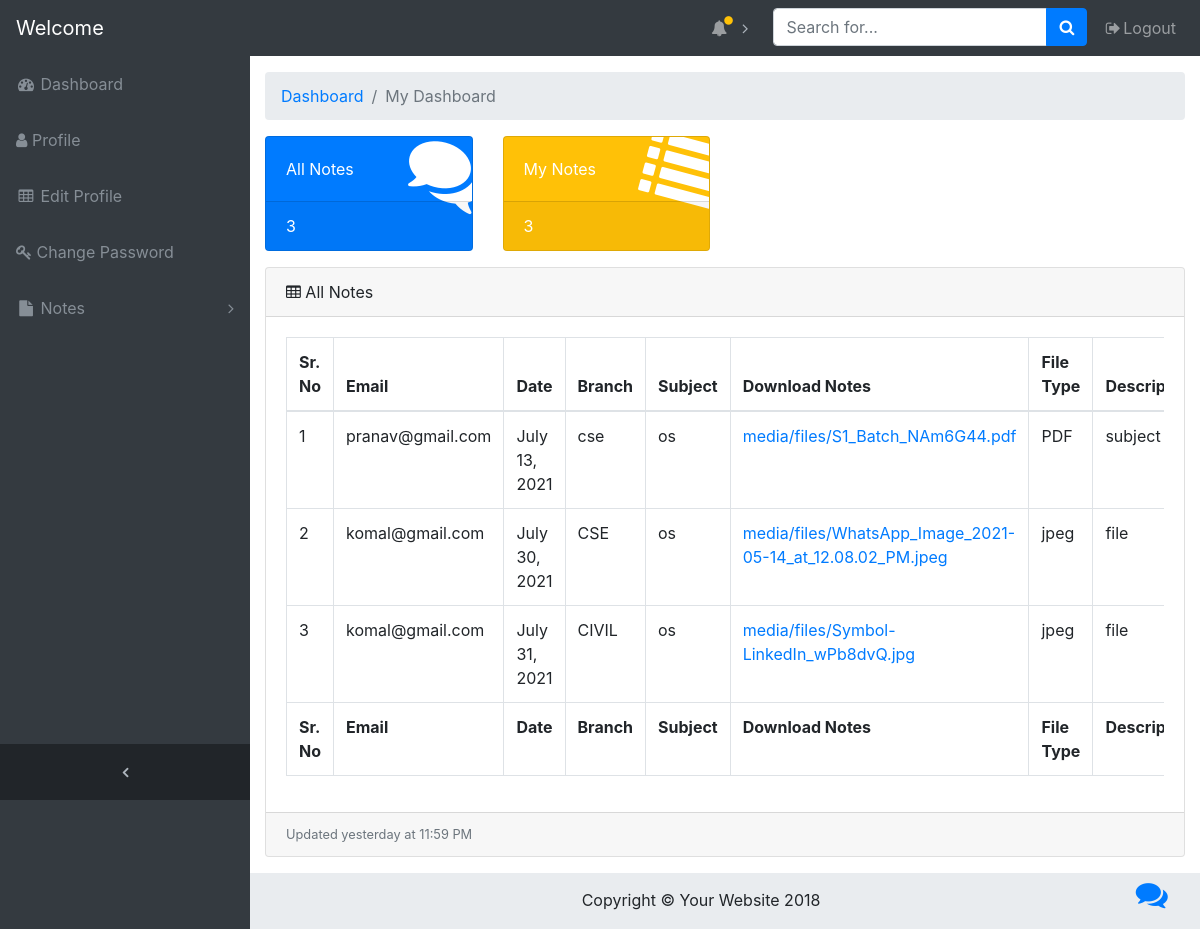
The page /notes/studashboard/12 on the database as committed earlier.
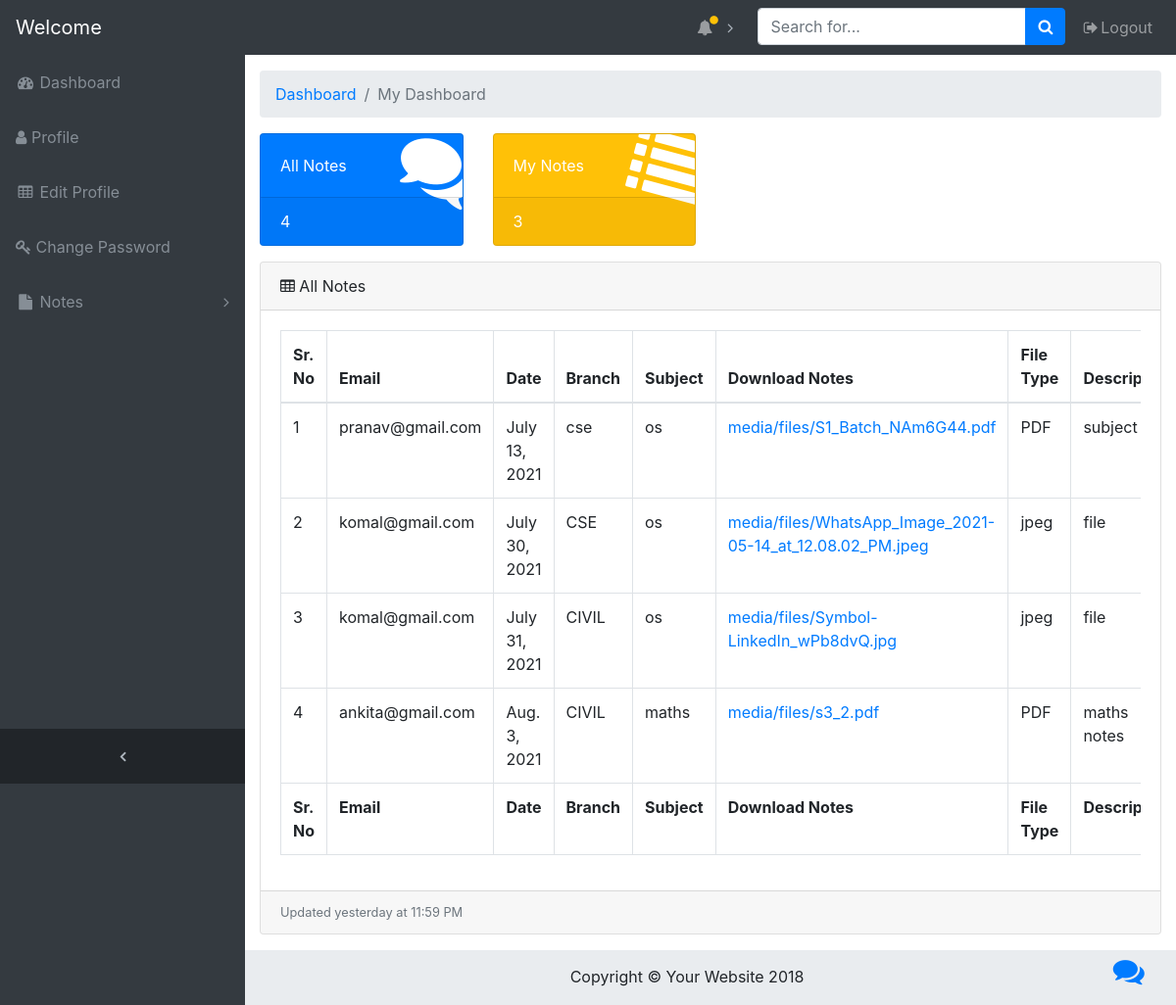
The same page on the database as committed later.
### onlinenotes/models.py (models this page shows, shortened)
class notes(models.Model):
    user = models.ForeignKey(User,on_delete=models.CASCADE)
    branch = models.CharField(max_length=30)
    uploadingnotes = models.FileField(upload_to='media/files/')
    date = models.DateField()
    filetype = models.CharField(max_length=30)
    status = models.CharField(max_length=30)
    subject = models.CharField(max_length=30)
    description = models.CharField(max_length=100)

### onlinenotes/views.py (the view)
# urls.py: path('studashboard/<int:id>',views.studashboard,name="studashboard"),
def studashboard(request,id):
    allnote = notes.objects.all().filter(status="accepted")
    cnt = allnote.count()
    user = User.objects.get(id=id)
    mynote = notes.objects.all().filter(user=user)
    cnt1 = mynote.count()
    noti = notification.objects.all().order_by("date").reverse()
    return render(request,'onlinenotes/studashboard.html',{'allnote':allnote,'cnt':cnt,'cnt1':cnt1,'mynote':mynote,'noti':noti})

### onlinenotes/templates/onlinenotes/studashboard.html (shortened to what the changed rows need)
<!DOCTYPE html>
{% load static %}
<html lang="en">
<head>
    <link rel="stylesheet" href="https://stackpath.bootstrapcdn.com/bootstrap/4.5.2/css/bootstrap.min.css">
    <link href="//netdna.bootstrapcdn.com/bootstrap/3.0.0/css/bootstrap-glyphicons.css" rel="stylesheet">
    <link rel="stylesheet" href="https://cdnjs.cloudflare.com/ajax/libs/font-awesome/4.7.0/css/font-awesome.min.css">
    <link rel="stylesheet" href="https://cdn.jsdelivr.net/npm/@fortawesome/fontawesome-free@5.15.3/css/fontawesome.min.css">
    <link rel="stylesheet" href="{% static 'css/admindash.css' %}">
</head>
<body class="fixed-nav sticky-footer bg-dark" id="page-top">
    <div class="content-wrapper">
      <div class="container-fluid">
        <div class="row">
          <div class="col-xl-3 col-sm-6 mb-3">
            <div class="card text-white bg-primary o-hidden h-100">
              <a class="card-footer text-white clearfix large z-1" href="{% url 'viewallnotes' user.id %}">
                <span class="float-left">{{cnt}}</span>
              </a>
            </div>
          </div>
        </div>
        <div class="card mb-3">
          <div class="card-body">
            <div class="table-responsive">
              <table class="table table-bordered" id="dataTable" width="100%" cellspacing="0">
                <thead>
                  <tr>
                    <th>Sr. No</th>
                    <th>Email</th>
                    <th>Date</th>
                    <th>Branch</th>
                    <th>Subject</th>
                    <th>Download Notes</th>
                    <th>File Type</th>
                    <th>Description</th>
                  </tr>
                </thead>
                <tfoot>
                  <tr>
                    <th>Sr. No</th>
                    <th>Email</th>
                    <th>Date</th>
                    <th>Branch</th>
                    <th>Subject</th>
                    <th>Download Notes</th>
                    <th>File Type</th>
                    <th>Description</th>
                  </tr>
                </tfoot>
                <tbody>
                  {% for i in allnote %}
                    <tr>
                      <td>{{forloop.counter}}</td>
                      <td>{{i.user.email}}</td>
                      <td>{{i.date}}</td>
                      <td>{{i.branch}}</td>
                      <td>{{i.subject}}</td>
                      <td><a href="{{ i.uploadingnotes.url }}">{{ i.uploadingnotes }}</a></td>
                      <td>{{i.filetype}}</td>
                      <td>{{i.description}}</td>
                    </tr>
                  {% endfor %}
            </table>
            </div>
          </div>
        </div>
      </div>
    </div>
  </body>
</html>

Rows that differ between the two databases and show on the page:
added notes: user.email "ankita@gmail.com", date "Aug. 3, 2021", branch "CIVIL", subject "maths", uploadingnotes "media/files/s3_2.pdf", filetype "PDF", description "maths notes"
Other text that changed with them:
{{ cnt }}: "3" → "4"
